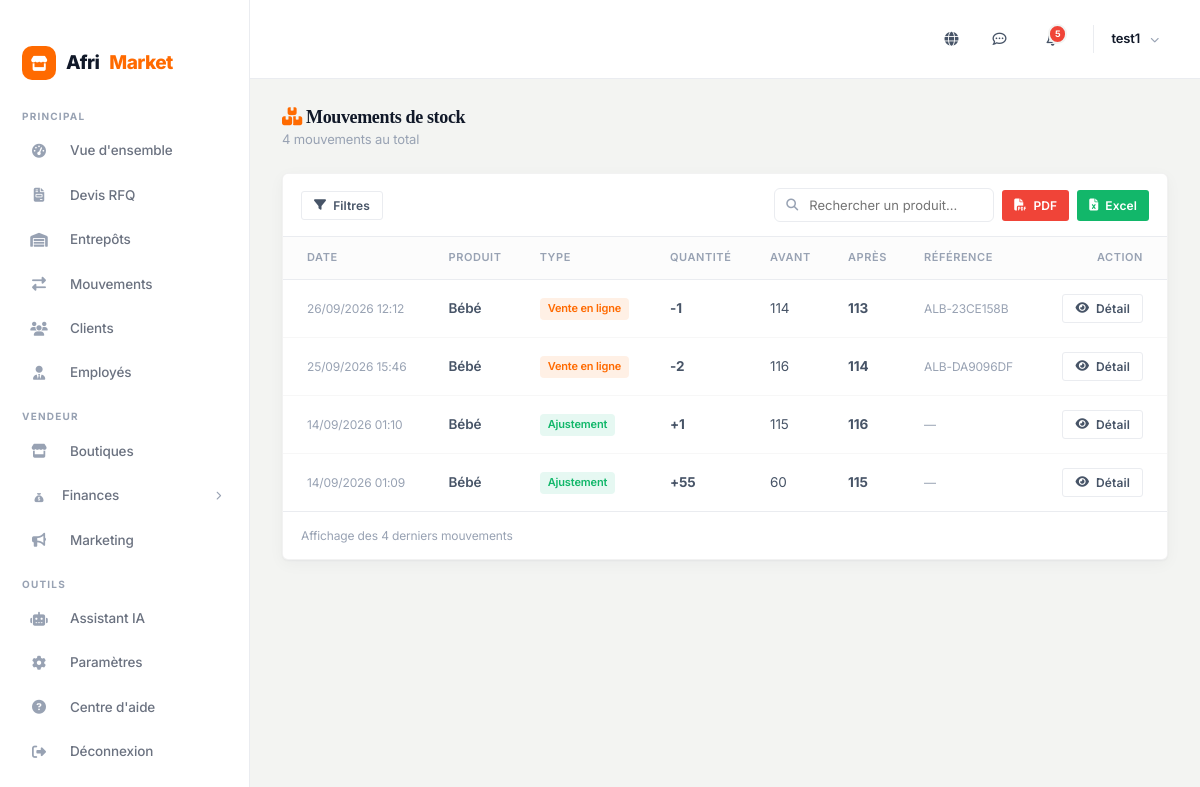
Page /fr/dashboard/inventaire/ (signed in) on the committed database.
### accounts/models.py (models this page shows, shortened)
class User(AbstractUser):
    ROLE_CHOICES = [
        ('buyer', 'Acheteur'),
        ('seller', 'Vendeur'),
        ('admin', 'Administrateur'),
    ]
    role = models.CharField(max_length=10, choices=ROLE_CHOICES, default='buyer')
    phone = models.CharField(max_length=20, blank=True)
    avatar = models.ImageField(upload_to='avatars/', blank=True, null=True)
    address = models.TextField(blank=True)
    city = models.CharField(max_length=100, blank=True)
    country = models.CharField(max_length=100, default='Cameroun')
    is_verified = models.BooleanField(default=False)
    @property
    def store(self):
        return self.stores.first()
    @property
    def is_seller(self):
        return self.role == 'seller'
    @property
    def display_name(self):
        return self.get_full_name() or self.username

### catalog/models.py (models this page shows, shortened)
class StockMovement(models.Model):
    TYPE_CHOICES = [
        ('in', 'Entrée'),
        ('out', 'Sortie'),
        ('adjustment', 'Ajustement'),
        ('sale', 'Vente en ligne'),
        ('pos', 'Vente POS'),
        ('return', 'Retour / Annulation'),
    ]
    product = models.ForeignKey(Product, on_delete=models.CASCADE, related_name='stock_movements')
    store = models.ForeignKey('store.Store', on_delete=models.CASCADE, related_name='stock_movements')
    warehouse = models.ForeignKey('inventory.Warehouse', on_delete=models.SET_NULL, null=True, blank=True, related_name='movements')
    movement_type = models.CharField(max_length=20, choices=TYPE_CHOICES)
    quantity = models.IntegerField(help_text='Positif = entrée, négatif = sortie')
    stock_before = models.PositiveIntegerField()
    stock_after = models.PositiveIntegerField()
    reason = models.CharField(max_length=255, blank=True)
    reference = models.CharField(max_length=100, blank=True, help_text='N° commande, vente POS...')
    created_by = models.ForeignKey(settings.AUTH_USER_MODEL, on_delete=models.SET_NULL, null=True, blank=True)
    created_at = models.DateTimeField(auto_now_add=True)
    class Meta:
        ordering = ['-created_at']

class Product(models.Model):
    store = models.ForeignKey('store.Store', on_delete=models.CASCADE, related_name='products')
    category = models.ForeignKey(Category, on_delete=models.CASCADE, related_name='products')
    name = models.CharField(max_length=500)
    slug = models.SlugField(max_length=500, unique=True)
    description = models.TextField()
    specifications = models.TextField(blank=True, help_text='One per line: Key: Value')
    price = models.DecimalField(max_digits=12, decimal_places=0)
    old_price = models.DecimalField(max_digits=12, decimal_places=0, null=True, blank=True)
    min_order = models.IntegerField(default=1, help_text='Minimum order quantity')
    bulk_price = models.DecimalField(max_digits=12, decimal_places=0, null=True, blank=True)
    bulk_min_qty = models.IntegerField(default=10)
    stock = models.PositiveIntegerField(default=0)
    low_stock_threshold = models.PositiveIntegerField(default=5, help_text='Seuil d\'alerte stock faible')
    sku = models.CharField(max_length=50, blank=True)
    image = models.ImageField(upload_to='products/', blank=True, null=True)
    image_2 = models.ImageField(upload_to='products/', blank=True, null=True)
    image_3 = models.ImageField(upload_to='products/', blank=True, null=True)
    image_4 = models.ImageField(upload_to='products/', blank=True, null=True)
    colors = models.CharField(max_length=300, blank=True, help_text='Comma separated')
    sizes = models.CharField(max_length=300, blank=True, help_text='Comma separated')
    weight = models.CharField(max_length=50, blank=True)
    origin = models.CharField(max_length=100, default='Cameroun')
    is_active = models.BooleanField(default=True)
    is_featured = models.BooleanField(default=False)
    is_flash_deal = models.BooleanField(default=False)
    flash_deal_end = models.DateTimeField(null=True, blank=True)
    views_count = models.IntegerField(default=0)
    orders_count = models.IntegerField(default=0)
    created_at = models.DateTimeField(auto_now_add=True)
    updated_at = models.DateTimeField(auto_now=True)
    class Meta:
        ordering = ['-created_at']

### dashboard/views.py (the view, shortened to what this page needs)
# urls.py: path('inventaire/', views.dash_inventory, name='inventory'),
@login_required
@seller_or_admin_required
def dash_inventory(request):
    from catalog.models import StockMovement
    from datetime import datetime
    if request.user.is_seller and (request.user.store is not None):
        movements = StockMovement.objects.filter(store=request.user.store)
    else:
        movements = StockMovement.objects.all()
    q = request.GET.get('q', '').strip()
    if q:
        movements = movements.filter(product__name__icontains=q)
    warehouse_id = request.GET.get('warehouse')
    current_warehouse = None
    if warehouse_id:
        from inventory.models import Warehouse
        movements = movements.filter(warehouse_id=warehouse_id)
        current_warehouse = Warehouse.objects.filter(pk=warehouse_id).first()
    mtype = request.GET.get('type', '')
    if mtype:
        movements = movements.filter(movement_type=mtype)
    date_from = request.GET.get('from', '')
    date_to = request.GET.get('to', '')
    if date_from:
        try:
            movements = movements.filter(created_at__date__gte=datetime.strptime(date_from, '%Y-%m-%d').date())
        except ValueError:
            pass
    if date_to:
        try:
            movements = movements.filter(created_at__date__lte=datetime.strptime(date_to, '%Y-%m-%d').date())
        except ValueError:
            pass
    from catalog.models import Product
    product_stats = []
    return render(request, 'dashboard/inventory.html', {
        'movements': movements.select_related('product', 'created_by')[:100],
        'search_query': q,
        'warehouse': current_warehouse,
        'type_filter': mtype,
        'date_from': date_from,
        'date_to': date_to,
        'type_choices': StockMovement.TYPE_CHOICES,
        'total_movements': movements.count(),
        'product_stats': product_stats,
    })

### templates/dashboard/inventory.html (shortened to what this page needs)
{% extends 'dashboard/base.html' %}{% load humanize %}
{% block dash %}
<div class="dash-header">
    <div>
        <h1><i class="fa-solid fa-boxes-stacked" style="color:var(--dash-accent);"></i> Mouvements de stock</h1>
        <p style="font-size:13px;color:var(--dash-text3);">{{ total_movements }} mouvement{{ total_movements|pluralize:"s" }} au total</p>
    </div>
</div>
<div class="dash-card">
    <div class="mv-toolbar">
        <div style="display:flex;gap:8px;align-items:center;flex-wrap:wrap;">
            <div style="position:relative;">
                <button type="button" class="btn btn-outline btn-sm" onclick="toggleInvFilterMenu(event)">
                    <i class="fa-solid fa-filter"></i> Filtres
                </button>
            </div>
        </div>
        <div style="display:flex;gap:8px;align-items:center;flex-wrap:wrap;">
            <form method="get" style="position:relative;">
                <i class="fa-solid fa-magnifying-glass" style="position:absolute;left:12px;top:50%;transform:translateY(-50%);color:var(--dash-text3);font-size:12px;"></i>
                <input type="text" name="q" value="{{ search_query }}" placeholder="Rechercher un produit..." style="padding:8px 12px 8px 34px;border:1.5px solid var(--dash-border);border-radius:6px;font-size:13px;font-family:inherit;width:220px;">
            </form>
            <a href="{% url 'dashboard:movements_pdf' %}?{{ request.GET.urlencode }}" class="btn btn-sm" style="background:var(--dash-red);color:#fff;"><i class="fa-solid fa-file-pdf"></i> PDF</a>
            <a href="{% url 'dashboard:movements_excel' %}?{{ request.GET.urlencode }}" class="btn btn-sm" style="background:var(--dash-green);color:#fff;"><i class="fa-solid fa-file-excel"></i> Excel</a>
        </div>
    </div>
    <div class="dash-table-responsive">
    <table class="dash-table">
        <thead>
            <tr><th>Date</th><th>Produit</th><th>Type</th><th>Quantité</th><th>Avant</th><th>Après</th><th>Référence</th><th style="text-align:right;">Action</th></tr>
        </thead>
        <tbody>
            {% for m in movements %}
            <tr>
                <td style="font-size:12px;color:var(--dash-text3);">{{ m.created_at|date:"d/m/Y H:i" }}</td>
                <td style="font-weight:600;">{{ m.product.name|truncatechars:30 }}</td>
                <td><span class="tag {% if m.quantity > 0 %}tag-green{% else %}tag-orange{% endif %}">{{ m.get_movement_type_display }}</span></td>
                <td class="{% if m.quantity > 0 %}mv-in{% else %}mv-out{% endif %}">{% if m.quantity > 0 %}+{% endif %}{{ m.quantity }}</td>
                <td>{{ m.stock_before }}</td>
                <td style="font-weight:700;">{{ m.stock_after }}</td>
                <td style="font-size:12px;color:var(--dash-text3);">{{ m.reference|default:'—' }}</td>
                <td style="text-align:right;">
                    <button class="btn btn-sm btn-outline" onclick='openDetailModal({{ m.id }})'><i class="fa-solid fa-eye"></i> Détail</button>
                </td>
            </tr>
            {% empty %}
            <tr><td colspan="8" style="text-align:center;padding:3rem;">
                <div style="font-size:36px;opacity:.25;margin-bottom:10px;"><i class="fa-solid fa-boxes-stacked"></i></div>
                <div style="color:var(--dash-text3);">Aucun mouvement trouvé</div>
            </td></tr>
            {% endfor %}
        </tbody>
    </table>
    </div>
    <div style="padding:14px 18px;border-top:1px solid var(--dash-border);font-size:12px;color:var(--dash-text3);">
        Affichage des {{ movements|length }} derniers mouvements
    </div>
</div>
{% endblock %}

### templates/dashboard/base.html (shortened to what this page needs)
{% load static %}{% load humanize %}<!DOCTYPE html><html lang="fr"><head><meta charset="UTF-8"><meta name="viewport" content="width=device-width,initial-scale=1.0"><title>{% block title %}Dashboard{% endblock %} — AfriMarket</title>
<link rel="stylesheet" href="https://cdnjs.cloudflare.com/ajax/libs/font-awesome/6.5.1/css/all.min.css">
<link rel="stylesheet" href="{% static 'css/style.css' %}">
</head><body>
<div class="dash-layout">
<aside class="dash-sidebar" id="dashSidebar">
<div class="dash-sidebar-logo"><div class="logo-icon"><i class="fa-solid fa-store"></i></div>Afri<span>Market</span></div>
<div class="dash-sidebar-label">Principal</div>
<nav class="dash-nav">
<a href="{% url 'dashboard:index' %}" class="{% if request.resolver_match.url_name == 'index' %}active{% endif %}"><span class="nav-icon"><i class="fa-solid fa-gauge-high"></i></span> Vue d'ensemble</a>
<a href="{% url 'dashboard:rfqs' %}" class=""><span class="nav-icon"><i class="fa-solid fa-file-invoice"></i></span> Devis RFQ</a>
<a href="{% url 'dashboard:warehouses' %}" class="{% if 'warehouse' in request.resolver_match.url_name %}active{% endif %}"><span class="nav-icon"><i class="fa-solid fa-warehouse"></i></span> Entrepôts</a>
<a href="{% url 'dashboard:transfers' %}" class="{% if 'transfer' in request.resolver_match.url_name %}active{% endif %}"><span class="nav-icon"><i class="fa-solid fa-right-left"></i></span> Mouvements</a>
<a href="{% url 'dashboard:customers' %}" class="{% if request.resolver_match.url_name == 'customers' %}active{% endif %}"><span class="nav-icon"><i class="fa-solid fa-users"></i></span> Clients</a>
<a href="{% url 'dashboard:employees' %}" class="{% if request.resolver_match.url_name == 'employees' %}active{% endif %}"><span class="nav-icon"><i class="fa-solid fa-user-tie"></i></span> Employés</a>
</nav>
{% if request.user.is_seller %}
<div class="dash-sidebar-label">Vendeur</div>
<nav class="dash-nav">
<a href="{% url 'dashboard:stores' %}" class="{% if request.resolver_match.url_name == 'stores' %}active{% endif %}"><span class="nav-icon"><i class="fa-solid fa-store"></i></span> Boutiques</a>
<div class="nav-menu-toggle" onclick="toggleMenu(this)">
<div><span class="nav-icon"><i class="fa-solid fa-sack-dollar"></i></span> Finances</div>
<i class="fa-solid fa-chevron-right"></i>
</div>
<a href="{% url 'marketing:dashboard' %}" class="{% if request.resolver_match.app_name == 'marketing' %}active{% endif %}"><span class="nav-icon"><i class="fa-solid fa-bullhorn"></i></span> Marketing</a>
</nav>
{% endif %}
<div class="dash-sidebar-label">Outils</div>
<nav class="dash-nav" style="flex:0;">
<a href="{% url 'dashboard:assistant' %}" class="{% if request.resolver_match.url_name == 'assistant' %}active{% endif %}"><span class="nav-icon"><i class="fa-solid fa-robot"></i></span> Assistant IA</a>
<a href="{% url 'dashboard:settings' %}" class="{% if request.resolver_match.url_name == 'settings' %}active{% endif %}"><span class="nav-icon"><i class="fa-solid fa-gear"></i></span> Paramètres</a>
<a href="{% url 'faq' %}"><span class="nav-icon"><i class="fa-solid fa-circle-question"></i></span> Centre d'aide</a>
<a href="#" onclick="openDashLogout();return false;"><span class="nav-icon"><i class="fa-solid fa-right-from-bracket"></i></span> Déconnexion</a>
</nav>
</aside>
<div class="dash-content-wrapper">
<div class="dash-navbar">
<div class="dash-navbar-right">
<div class="dash-navbar-icon" style="position:relative;" id="languageSelector">
<i class="fa-solid fa-globe"></i>
</div>
<a href="{% url 'messaging:inbox' %}" class="dash-navbar-icon" id="messagesIcon" title="Messages">
<i class="fa-regular fa-comment-dots"></i>
</a>
<div class="dash-user-menu" style="position:relative;">
<a href="#" class="dash-navbar-icon" title="Notifications" onclick="toggleNotifDropdown(event)">
{% if unread_notifications_count > 0 %}<span class="badge" id="notifBadge">{{ unread_notifications_count }}</span>{% endif %}
</a>
</div>
<div class="dash-user-menu">
<div class="dash-user-info" style="display:block;">
<div class="dash-user-name">{{ user.display_name }}</div>
</div>
<i class="fa-solid fa-chevron-down" style="font-size:9px;color:var(--dash-text3);"></i>
</div>
</div>
</div>
<div class="dash-main-content">
{% block dash %}{% endblock %}
</div>
</div>
</div>
</body></html>

### rows in the picture
User: display_name "test1"
StockMovement: created_at "26/09/2026 12:12", product.name "Bébé", movement_type "Vente en ligne", quantity "-1", stock_before "114", stock_after "113", reference "ALB-23CE158B"
StockMovement: created_at "25/09/2026 15:46", product.name "Bébé", movement_type "Vente en ligne", quantity "-2", stock_before "116", stock_after "114", reference "ALB-DA9096DF"
StockMovement: created_at "14/09/2026 01:10", product.name "Bébé", movement_type "Ajustement", quantity "1", stock_before "115", stock_after "116", reference "—"
StockMovement: created_at "14/09/2026 01:09", product.name "Bébé", movement_type "Ajustement", quantity "55", stock_before "60", stock_after "115", reference "—"

### other values in the picture
{{ unread_notifications_count }} "5"
{{ total_movements }} "4"
{{ movements|length }} "4"
